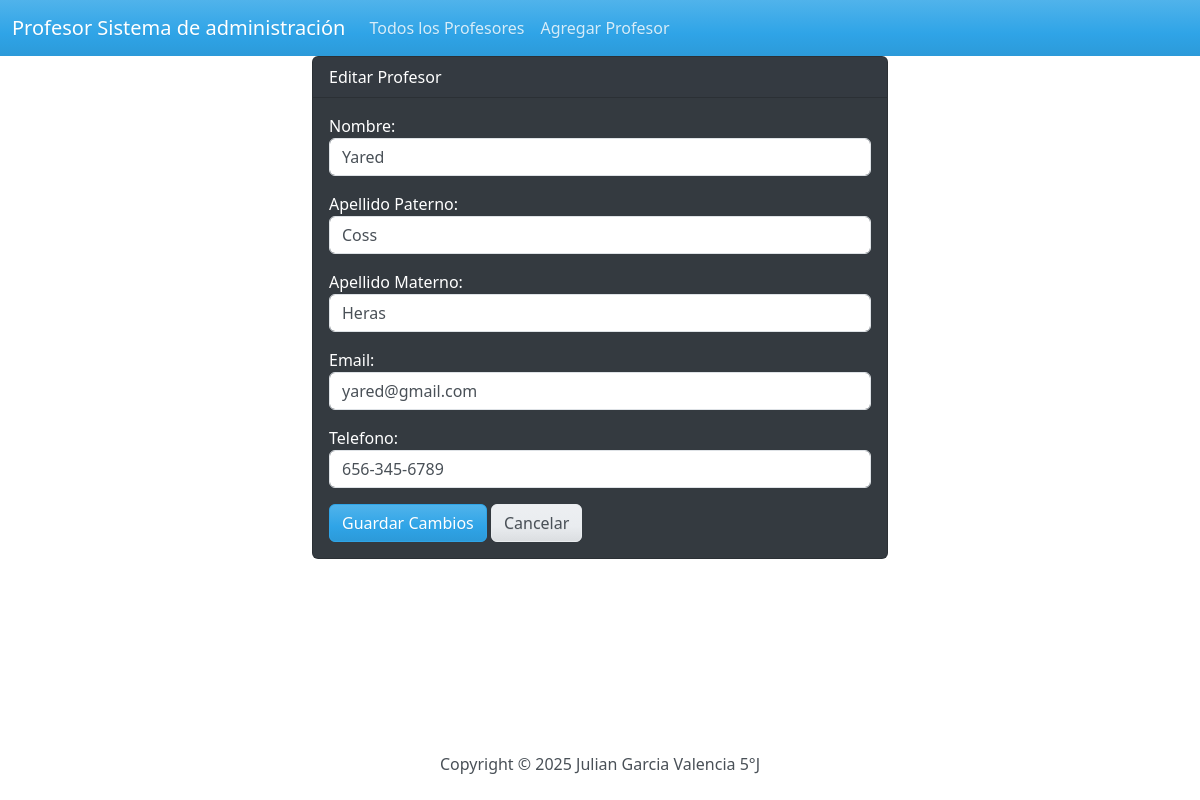
Page /editar/5/ on the committed database.
### profesor/models.py (models this page shows, shortened)
class Profesor(models.Model):
    nombre=models.CharField(max_length=100)
    apellido_pat=models.CharField(max_length=100)
    apellido_mat=models.CharField(max_length=100)
    email=models.EmailField()
    telefono=models.CharField(max_length=12)

### profesor/views.py (the view)
# urls.py: path('editar/<int:id>/', views.editar_profesor, name='editar_profesor'),
def editar_profesor(request, id):
    profesor = Profesor.objects.get(pk=id)
    if request.method == 'POST':
        form = ProfesorForm(request.POST, instance=profesor)
        if form.is_valid():
            form.save()
            return redirect('ver_profesores', id=profesor.id)
    else:
        form = ProfesorForm(instance=profesor)
    return render(request, 'profesor/editar_profesor.html', {
        'form': form,
        'success': False
    })

### profesor/forms.py
class ProfesorForm(forms.ModelForm):
    class Meta:
        model=Profesor
        fields=['nombre', 'apellido_pat', 'apellido_mat', 'email', 'telefono']
        labels={
            'nombre':'Nombre',
            'apellido_pat':'Apellido Paterno',
            'apellido_mat':'Apellido Materno',
            'email':'Email',
            'telefono':'Telefono',
        }
        widgets={
            'nombre':forms.TextInput(attrs={'class':'form-control'}),
            'apellido_pat':forms.TextInput(attrs={'class':'form-control'}),
            'apellido_mat':forms.TextInput(attrs={'class':'form-control'}),
            'email':forms.TextInput(attrs={'class':'form-control'}),
            'telefono':forms.TextInput(attrs={'class':'form-control'}),
        }

### profesor/templates/profesor/editar_profesor.html (shortened to what this page needs)
{% extends "profesor/base.html" %}
{% block body %}
<div class="row justify-content-center">
    <div class="col-6">
        <div class="card text-white bg-dark mb-3">
            <div class="card-header">Editar Profesor</div>
            <div class="card-body">
                <form method="POST">
                    {{ form.as_p }}
                    <button type="submit" class="btn btn-primary">Guardar Cambios</button>
                    <a href="{% url 'index' %}" class="btn btn-secondary">Cancelar</a>
                </form>
            </div>
        </div>
    </div>
</div>
{% endblock %}

### rows in the picture
Profesor: nombre "Yared", apellido_pat "Coss", apellido_mat "Heras", email "yared@gmail.com", telefono "656-345-6789"
